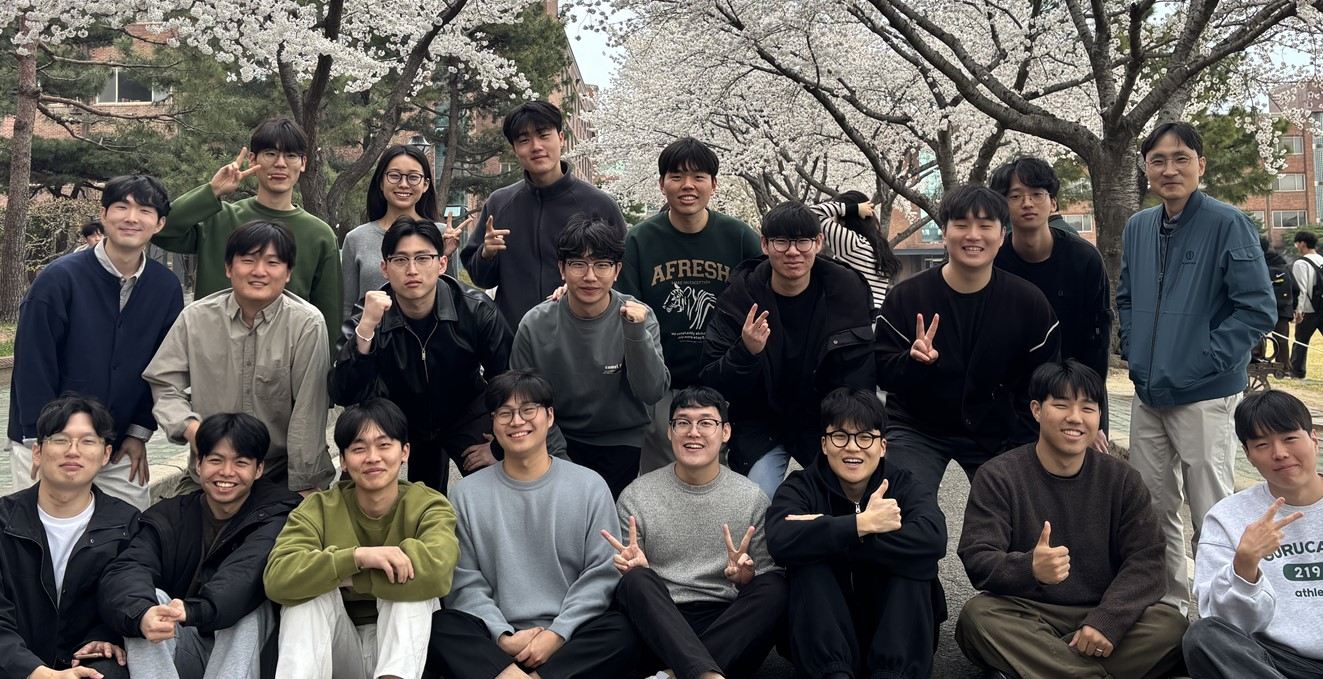
//> input picture TEST/mid/Test1_image_2025.jpg, 1323 x 679 px
$ ./DLIP2025_MIDTERM_22000814_HWANGMooYeol   (built with g++ and OpenCV 4)
//> lines starting //> are read from the running program, lines starting //| are printed output that depends on the picture; after the words box and inside, x2 and y2 are one past the last pixel; in counts of white or black regions, pixels touching at a corner belong together
/*------------------------------------------------------/
* Image Proccessing with Deep Learning - DLIP
*
* MIDTERM 2025
*
* Date: 2025-04-18
*
* Name: HWANG MooYeol
*
* ID: 22000814
*
------------------------------------------------------*/


#include <iostream>
#include <opencv2/opencv.hpp>

using namespace cv;
using namespace std;

int main()
{
	/******** Declaration of variables ********/
	Mat src, mask, dst, hsv, blur1, blur2 , bound;
	Mat result_laplcaian;
	int hmin = 3, hmax = 16, smin = 78, smax = 115, vmin = 125, vmax = 202;
	int kernel_size = 3;
	int scale = 1;
	int delta = 0;
	int ddepth = CV_16U;
	// Declare Other Variables
	// YOUR CODE GOES HERE
	// YOUR CODE GOES HERE


	/******** Read src image ********/
	src = imread("Test1_image_2025.jpg");
//> src is the input picture: 679 rows x 1323 cols, CV_8UC3; mean B, G, R 85.7, 88.3, 91.4
	// Load image check
	if (src.empty())
	{
		cout << "File Read Failed : src is empty" << endl;
		waitKey(0);
	}

	dst = src;
	bound = src;

	mask = Mat::zeros(src.size(), CV_8UC3);

	// Display source image
	namedWindow("src", 1);
	imshow("src", src);


	/******** Color segmentation about cloak			 ********/
	// HINT:  Use HSV color space to find inRange values
	//
	// YOUR CODE GOES HERE
	// YOUR CODE GOES HERE
	blur(src, blur1, Size(9, 9));
	GaussianBlur(src, blur2, Size(5, 5), 0);
	cvtColor(blur2, hsv, COLOR_BGR2HSV);
//> hsv: 679 rows x 1323 cols, CV_8UC3; mean H, S, V 64.1, 66.2, 97.1

	// [9 lines of commented-out code are left out]

	inRange(hsv, Scalar(hmin, smin, vmin), Scalar(hmax, smax, vmax), dst);
//> dst: 679 rows x 1323 cols, CV_8UC1; 4.1% white; 204 white regions (109 under 20 px), largest, box (x1, y1, x2, y2) and area: (33, 433, 111, 515) 2879, (1032, 396, 1104, 473) 2077, (1251, 433, 1323, 504) 2076


	/******** Post-processing(e.g. Morphology...) ********/
	// YOUR CODE GOES HERE
	// YOUR CODE GOES HERE
	morphologyEx(dst, dst, MORPH_CLOSE, getStructuringElement(MORPH_RECT, Size(11,11)));
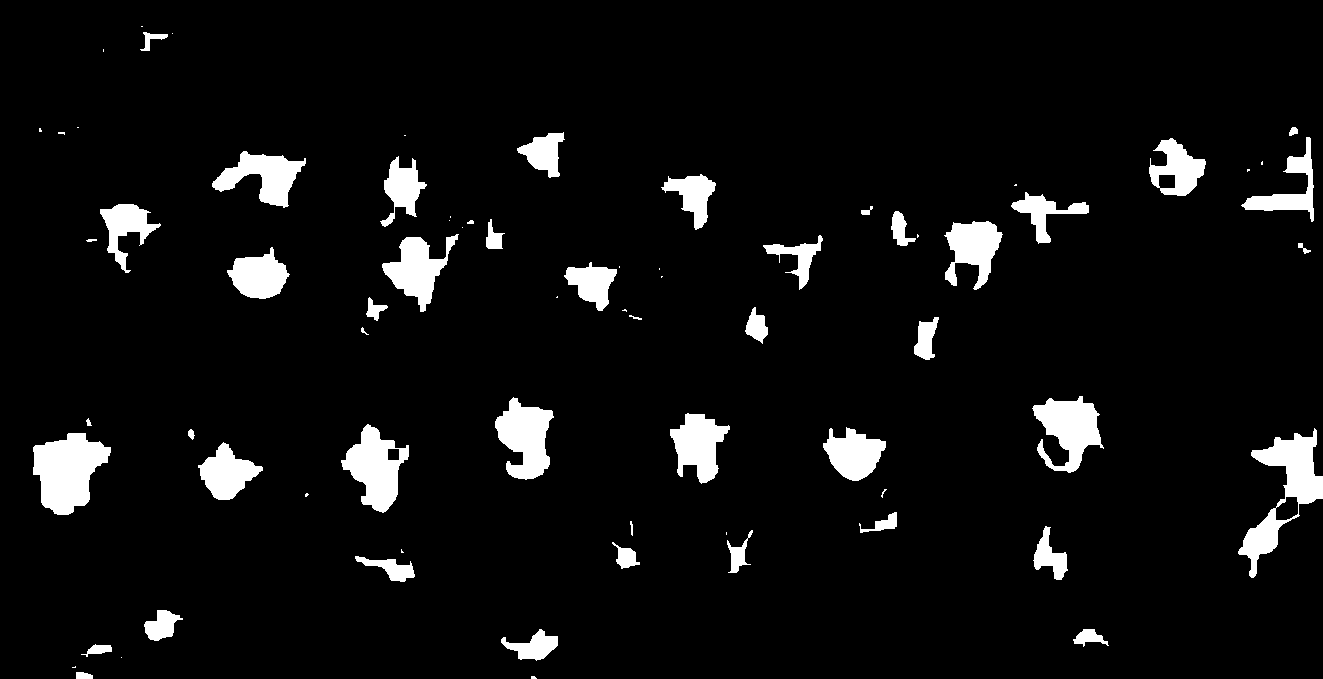
//> dst: 679 rows x 1323 cols, CV_8UC1; 6% white; 73 white regions (26 under 20 px)
	//morphologyEx(dst, dst, MORPH_OPEN, getStructuringElement(MORPH_RECT, Size(3, 3)));


	// Display skin-color-segmented output
	// YOUR CODE GOES HERE
	// YOUR CODE GOES HERE
	imshow("Segment skin-colored area", dst);


	/******** Create and Display Mask for Faces ********/
	// HINT: Find contours and select only face masks
	// YOUR CODE GOES HERE
	// YOUR CODE GOES HERE

	vector<vector<Point>> contours;
	int face_num = 0;
	findContours(dst, contours, RETR_EXTERNAL, CHAIN_APPROX_SIMPLE);
//> contours = 73 contours, 32 with area under 20; largest, box (x1, y1, x2, y2) and area: (1238, 428, 1323, 578) 4268, (33, 433, 111, 515) 4024, (341, 424, 409, 513) 3147, (495, 397, 554, 480) 2876, (1032, 396, 1104, 473) 2872
	if (!contours.empty())
	{
		for (int i = 0; i < contours.size(); i++) {
			//drawContours(src, contours, (int)i, Scalar(0, 255, 0), 1);
			double area = contourArea(contours[i]);
			Moments m = moments(contours[i]);
			Rect rect = cv::boundingRect(contours[i]);
			// [11 lines of commented-out code are left out]


			if (area >= 843 ) {
				//drawContours(mask, contours, i, Scalar(255, 255, 255), FILLED);
				face_num = face_num + 1;
				rectangle(mask, rect, cv::Scalar(255, 255, 255), FILLED);
				rectangle(bound, rect, cv::Scalar(255, 255, 255), 2);

			}
		}
//> this loop made 73 passes
//> (area, rect) on passes 2, 5, 6, 7, 8, 9, 11, 13, 14, 16, 19, 20: (81.5, Rect(76, 672, 17, 7)), (161.5, Rect(81, 644, 31, 13)), (288, Rect(1073, 629, 36, 18)), (840, Rect(501, 629, 57, 32)), (656, Rect(144, 610, 39, 31)), (596, Rect(355, 556, 60, 26)), (321.5, Rect(612, 542, 28, 27)), (345, Rect(727, 530, 26, 43)), (793, Rect(1033, 526, 35, 54)), (257, Rect(859, 512, 38, 21)), (1930, Rect(198, 442, 65, 58)), (4023.5, Rect(33, 433, 78, 82))
//> mask: 679 rows x 1323 cols, CV_8UC3; 10.9% white; 21 white regions, largest, box (x1, y1, x2, y2) and area: (1238, 428, 1323, 578) 12750, (33, 433, 111, 515) 6396, (1241, 137, 1314, 222) 6205
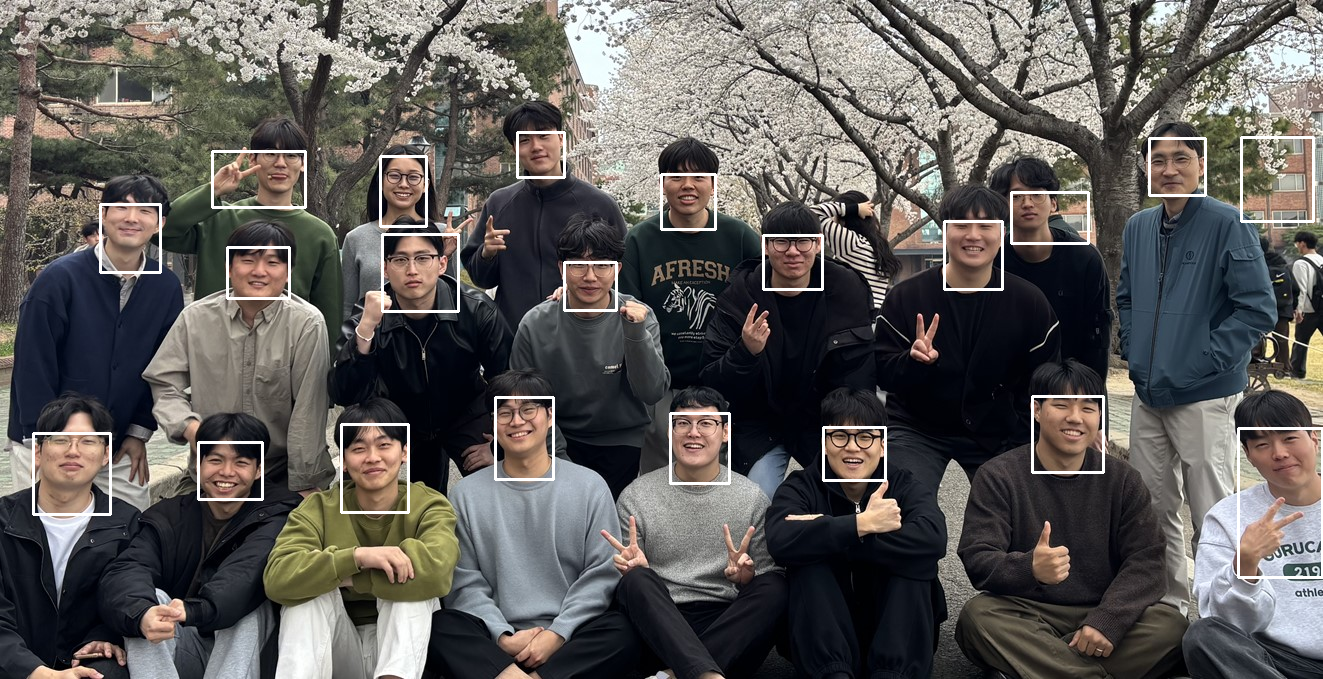
//> bound: 679 rows x 1323 cols, CV_8UC3; 1.84% of pixels changed, all inside (x1, y1, x2, y2) = (32, 131, 1323, 579)
//> after the loop, face_num = 21

	}

	// Print how many faces found
	// YOUR CODE GOES HERE
	// YOUR CODE GOES HERE
	printf("----------------------------------------------------------------------------------------------\n");
	printf(" faces found: %d",face_num);
//|  faces found: 21
	printf("----------------------------------------------------------------------------------------------\n");


	// Display mask images (binary)
	// YOUR CODE GOES HERE
	// YOUR CODE GOES HERE
	vector<vector<Point>> contours1;
	imshow("mask images", mask);


	// Display mask boundary on source image
	// YOUR CODE GOES HERE
	// YOUR CODE GOES HERE
	imshow(" mask boundary on source image", bound);


	/******** Blurring Masked Area   ********/
	// HINT:  Use bitwise logic,  bitwise_and() etc ..
	// HINT:  You also can combine: (1) blurred image(inside the mask) with (2) not-blurred image(outside the mask)
	//
	// YOUR CODE GOES HERE
	// YOUR CODE GOES HERE
	src = src & ~mask;
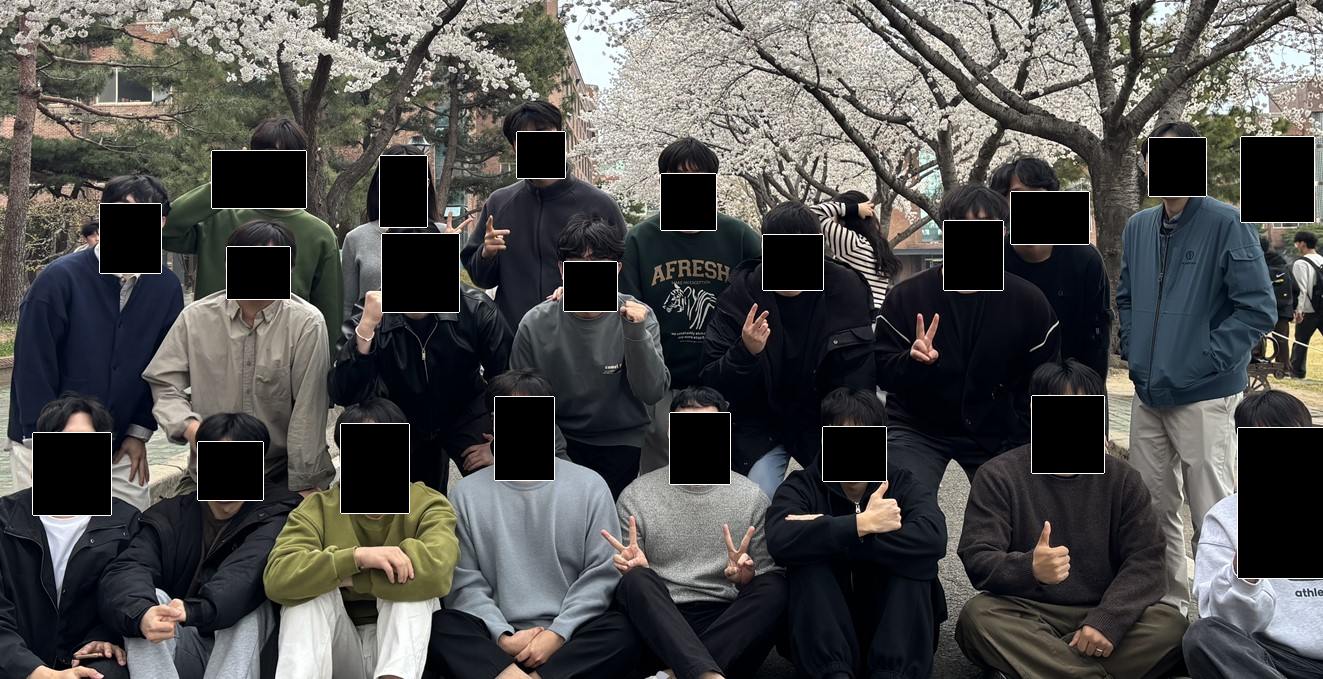
//> src: 679 rows x 1323 cols, CV_8UC3; 11.53% of pixels changed, all inside (x1, y1, x2, y2) = (32, 131, 1323, 579)
	blur1 = blur1 & mask;
	dst = src + blur1;
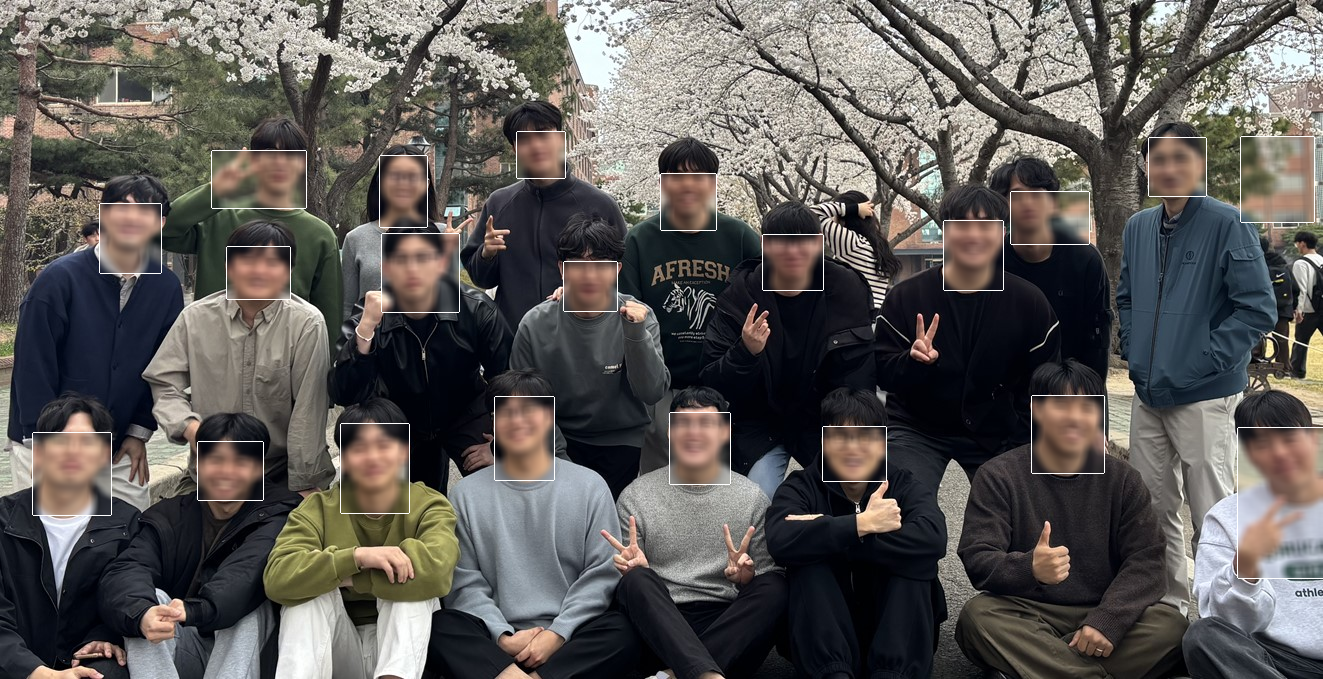
//> dst: 679 rows x 1323 cols, CV_8UC3; mean B, G, R 86.8, 89.3, 92.4


	/******** Display the final output   ********/
	//Display output image
	namedWindow("dst", 1);
	imshow("dst", dst);


	int key = waitKey(0);
//> the space key is pressed
	if (key == 27) {
		cout << "ESC key is pressed by user\n";
		return 0;
	}

	return 0;
}
